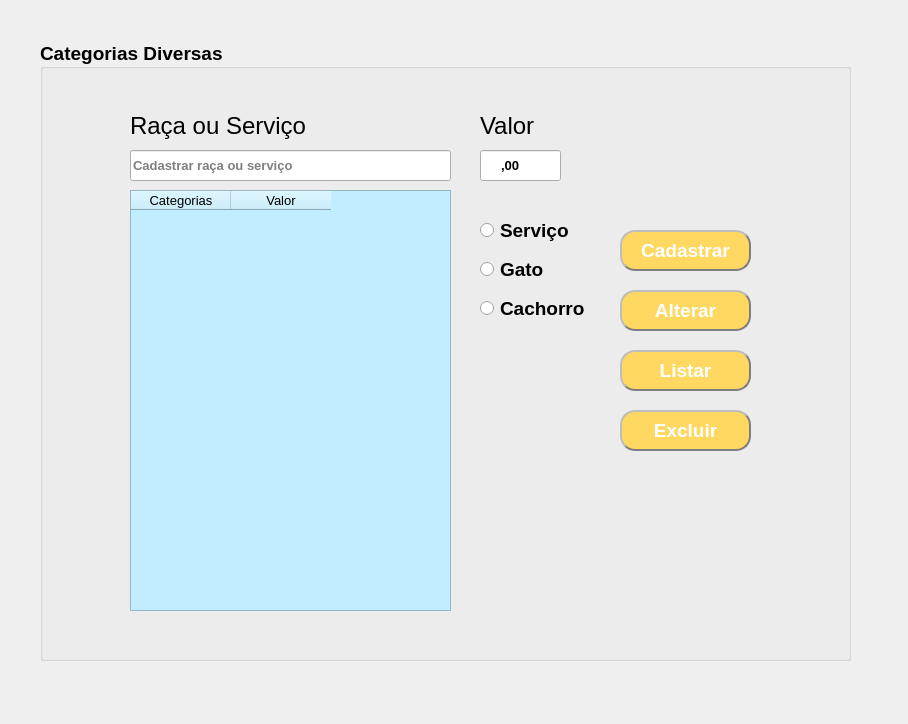
<?xml version="1.0" encoding="UTF-8"?>
<ui version="4.0">
 <class>Form</class>
 <widget class="QWidget" name="Form">
  <property name="geometry">
   <rect>
    <x>0</x>
    <y>0</y>
    <width>908</width>
    <height>724</height>
   </rect>
  </property>
  <property name="minimumSize">
   <size>
    <width>908</width>
    <height>724</height>
   </size>
  </property>
  <property name="maximumSize">
   <size>
    <width>908</width>
    <height>724</height>
   </size>
  </property>
  <property name="windowTitle">
   <string>Form</string>
  </property>
  <widget class="QGroupBox" name="groupBox">
   <property name="geometry">
    <rect>
     <x>40</x>
     <y>40</y>
     <width>811</width>
     <height>621</height>
    </rect>
   </property>
   <property name="font">
    <font>
     <pointsize>14</pointsize>
     <weight>75</weight>
     <bold>true</bold>
    </font>
   </property>
   <property name="title">
    <string>Categorias Diversas</string>
   </property>
   <property name="alignment">
    <set>Qt::AlignLeading|Qt::AlignLeft|Qt::AlignVCenter</set>
   </property>
   <widget class="QLabel" name="label_8">
    <property name="geometry">
     <rect>
      <x>440</x>
      <y>70</y>
      <width>71</width>
      <height>31</height>
     </rect>
    </property>
    <property name="font">
     <font>
      <pointsize>18</pointsize>
      <weight>50</weight>
      <bold>false</bold>
     </font>
    </property>
    <property name="text">
     <string>Valor</string>
    </property>
   </widget>
   <widget class="QLabel" name="label_7">
    <property name="geometry">
     <rect>
      <x>90</x>
      <y>70</y>
      <width>191</width>
      <height>31</height>
     </rect>
    </property>
    <property name="font">
     <font>
      <pointsize>18</pointsize>
      <weight>50</weight>
      <bold>false</bold>
     </font>
    </property>
    <property name="text">
     <string>Raça ou Serviço</string>
    </property>
   </widget>
   <widget class="QLineEdit" name="txtValorCategoria">
    <property name="enabled">
     <bool>true</bool>
    </property>
    <property name="geometry">
     <rect>
      <x>440</x>
      <y>110</y>
      <width>81</width>
      <height>31</height>
     </rect>
    </property>
    <property name="font">
     <font>
      <pointsize>10</pointsize>
      <weight>75</weight>
      <bold>true</bold>
     </font>
    </property>
    <property name="inputMask">
     <string>#####,##</string>
    </property>
    <property name="text">
     <string>,00</string>
    </property>
    <property name="maxLength">
     <number>8</number>
    </property>
    <property name="frame">
     <bool>true</bool>
    </property>
    <property name="placeholderText">
     <string/>
    </property>
   </widget>
   <widget class="QPushButton" name="btnAlteracoes">
    <property name="geometry">
     <rect>
      <x>580</x>
      <y>250</y>
      <width>131</width>
      <height>41</height>
     </rect>
    </property>
    <property name="font">
     <font>
      <pointsize>14</pointsize>
      <weight>75</weight>
      <bold>true</bold>
     </font>
    </property>
    <property name="styleSheet">
     <string notr="true">color: rgb(255, 255, 255);
background-color: rgb(255, 216, 98);
border-style: outset;
border-width: 2px;
border-radius: 15px; 
border-color: rgb(126, 126, 126);
</string>
    </property>
    <property name="text">
     <string>Alterar</string>
    </property>
   </widget>
   <widget class="QRadioButton" name="rbCachorro">
    <property name="geometry">
     <rect>
      <x>440</x>
      <y>260</y>
      <width>111</width>
      <height>16</height>
     </rect>
    </property>
    <property name="font">
     <font>
      <pointsize>14</pointsize>
      <weight>75</weight>
      <bold>true</bold>
     </font>
    </property>
    <property name="text">
     <string>Cachorro</string>
    </property>
   </widget>
   <widget class="QPushButton" name="btnExcluir">
    <property name="geometry">
     <rect>
      <x>580</x>
      <y>370</y>
      <width>131</width>
      <height>41</height>
     </rect>
    </property>
    <property name="font">
     <font>
      <pointsize>14</pointsize>
      <weight>75</weight>
      <bold>true</bold>
     </font>
    </property>
    <property name="styleSheet">
     <string notr="true">color: rgb(255, 255, 255);
background-color: rgb(255, 216, 98);
border-style: outset;
border-width: 2px;
border-radius: 15px; 
border-color: rgb(126, 126, 126);
</string>
    </property>
    <property name="text">
     <string>Excluir</string>
    </property>
   </widget>
   <widget class="QPushButton" name="btnCadastrar">
    <property name="geometry">
     <rect>
      <x>580</x>
      <y>190</y>
      <width>131</width>
      <height>41</height>
     </rect>
    </property>
    <property name="font">
     <font>
      <pointsize>14</pointsize>
      <weight>75</weight>
      <bold>true</bold>
     </font>
    </property>
    <property name="styleSheet">
     <string notr="true">color: rgb(255, 255, 255);
background-color: rgb(255, 216, 98);
border-style: outset;
border-width: 2px;
border-radius: 15px; 
border-color: rgb(126, 126, 126);</string>
    </property>
    <property name="text">
     <string>Cadastrar</string>
    </property>
   </widget>
   <widget class="QLineEdit" name="txtCadastrar">
    <property name="enabled">
     <bool>true</bool>
    </property>
    <property name="geometry">
     <rect>
      <x>90</x>
      <y>110</y>
      <width>321</width>
      <height>31</height>
     </rect>
    </property>
    <property name="font">
     <font>
      <pointsize>10</pointsize>
      <weight>75</weight>
      <bold>true</bold>
     </font>
    </property>
    <property name="maxLength">
     <number>25</number>
    </property>
    <property name="frame">
     <bool>true</bool>
    </property>
    <property name="placeholderText">
     <string>Cadastrar raça ou serviço</string>
    </property>
   </widget>
   <widget class="QRadioButton" name="rbGato">
    <property name="geometry">
     <rect>
      <x>440</x>
      <y>220</y>
      <width>82</width>
      <height>18</height>
     </rect>
    </property>
    <property name="font">
     <font>
      <pointsize>14</pointsize>
      <weight>75</weight>
      <bold>true</bold>
     </font>
    </property>
    <property name="text">
     <string>Gato</string>
    </property>
   </widget>
   <widget class="QRadioButton" name="rbServico">
    <property name="geometry">
     <rect>
      <x>440</x>
      <y>180</y>
      <width>101</width>
      <height>21</height>
     </rect>
    </property>
    <property name="font">
     <font>
      <pointsize>14</pointsize>
      <weight>75</weight>
      <bold>true</bold>
     </font>
    </property>
    <property name="text">
     <string>Serviço</string>
    </property>
   </widget>
   <widget class="QPushButton" name="btnListarCategoria">
    <property name="geometry">
     <rect>
      <x>580</x>
      <y>310</y>
      <width>131</width>
      <height>41</height>
     </rect>
    </property>
    <property name="font">
     <font>
      <pointsize>14</pointsize>
      <weight>75</weight>
      <bold>true</bold>
     </font>
    </property>
    <property name="styleSheet">
     <string notr="true">color: rgb(255, 255, 255);
background-color: rgb(255, 216, 98);
border-style: outset;
border-width: 2px;
border-radius: 15px; 
border-color: rgb(126, 126, 126);
</string>
    </property>
    <property name="text">
     <string>Listar</string>
    </property>
   </widget>
   <widget class="QTableWidget" name="tabelaCategorias">
    <property name="geometry">
     <rect>
      <x>90</x>
      <y>150</y>
      <width>321</width>
      <height>421</height>
     </rect>
    </property>
    <property name="font">
     <font>
      <pointsize>10</pointsize>
      <weight>50</weight>
      <bold>false</bold>
     </font>
    </property>
    <property name="styleSheet">
     <string notr="true">background-color: rgb(192, 237, 255);</string>
    </property>
    <property name="lineWidth">
     <number>2</number>
    </property>
    <property name="autoScrollMargin">
     <number>16</number>
    </property>
    <property name="columnCount">
     <number>2</number>
    </property>
    <column>
     <property name="text">
      <string>Categorias</string>
     </property>
    </column>
    <column>
     <property name="text">
      <string>Valor</string>
     </property>
    </column>
   </widget>
  </widget>
 </widget>
 <tabstops>
  <tabstop>txtCadastrar</tabstop>
  <tabstop>txtValorCategoria</tabstop>
  <tabstop>rbServico</tabstop>
  <tabstop>rbGato</tabstop>
  <tabstop>rbCachorro</tabstop>
  <tabstop>btnCadastrar</tabstop>
  <tabstop>btnAlteracoes</tabstop>
  <tabstop>btnListarCategoria</tabstop>
  <tabstop>btnExcluir</tabstop>
  <tabstop>tabelaCategorias</tabstop>
 </tabstops>
 <resources/>
 <connections/>
</ui>
